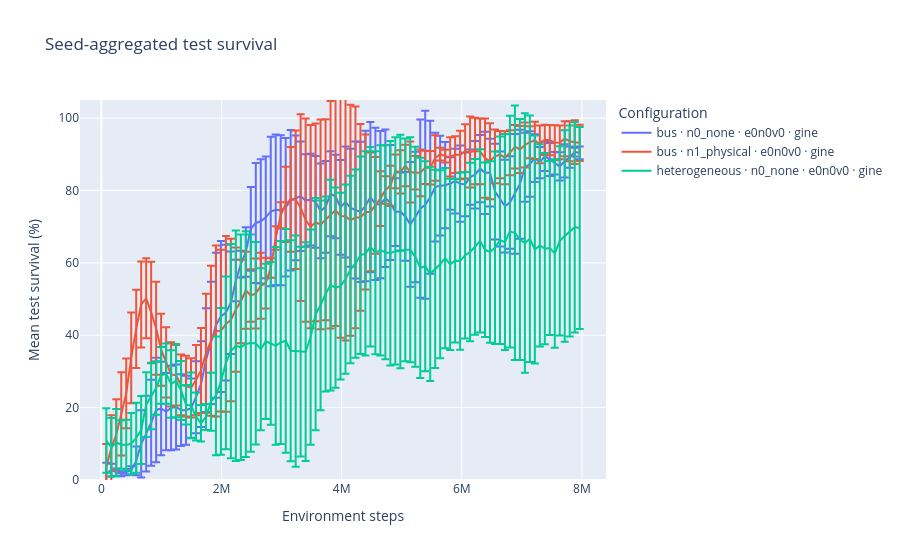

Notebook cell for this chart:
### Markdown cell above
## Seed-aggregated learning curves

Only logical configurations with more than one downloaded seed are
shown. Thin error bars represent one standard deviation across seeds
at each evaluation step.

### Code cell
seed_curve_summary = (
    survival_long.groupby(
        ["factor_key", "config_label", "step"], as_index=False
    )
    .agg(
        mean_survival_pct=("smoothed_survival_pct", "mean"),
        std_survival_pct=("smoothed_survival_pct", "std"),
        n_seeds=("seed", "nunique"),
    )
)
multi_seed_keys = set(
    seed_curve_summary.loc[
        seed_curve_summary["n_seeds"] > 1, "factor_key"
    ]
)
multi_seed_curves = seed_curve_summary[
    seed_curve_summary["factor_key"].isin(multi_seed_keys)
].copy()

if multi_seed_curves.empty:
    print("No logical configuration currently has multiple downloaded seeds.")
else:
    seed_figure = px.line(
        multi_seed_curves,
        x="step",
        y="mean_survival_pct",
        color="config_label",
        error_y="std_survival_pct",
        title="Seed-aggregated test survival",
        labels={
            "step": "Environment steps",
            "mean_survival_pct": "Mean test survival (%)",
            "config_label": "Configuration",
        },
    )
    seed_figure.update_yaxes(range=[0, 105])
    seed_figure.show()
